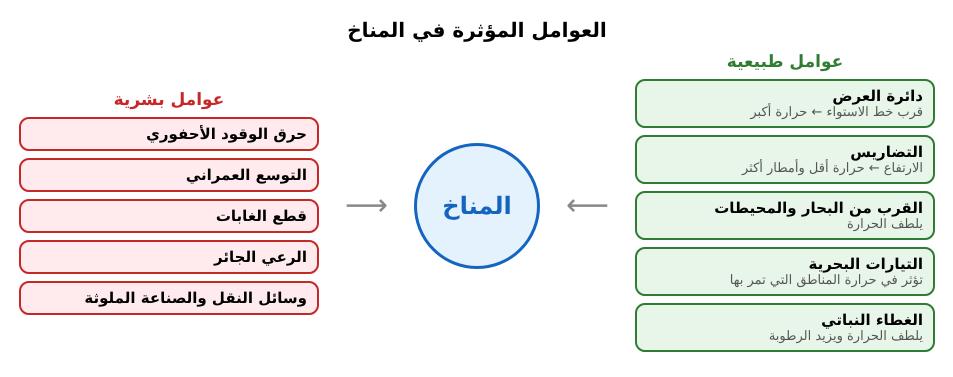
#> input picture app/src/teacher/assets/lessons/draw/HG_1AS_facteurs_climat.png, 1906 x 754 px (shown at 1/2 size); its folder holds only this picture in this run
$ python sheet.py ../../app/src/teacher/assets/lessons/draw/HG_1AS_facteurs_climat.png out.png
#> lines starting #> are read from the running program, lines starting #| are printed output that depends on the picture
import sys,glob,os
from PIL import Image,ImageDraw
files=sorted(glob.glob(os.path.join(os.path.dirname(__file__),'../../app/src/teacher/assets/lessons/draw/'+sys.argv[1])))
W=440;ims=[]
for f in files:
    im=Image.open(f).convert('RGB'); r=W/im.width; im=im.resize((W,int(im.height*r)))
#> further down, im is the input picture: PIL image 1906x754 RGB; mean R, G, B 238.3, 237.7, 235.2
#> after `r = W / im.width`: r = 0.231
#> after `im = im.resize((W, int(im.height * r)))`:
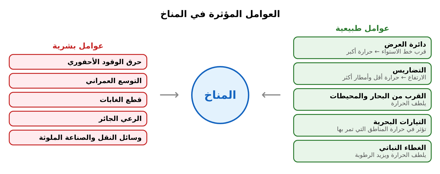
#> im: PIL image 440x174 RGB; mean R, G, B 238.1, 237.5, 234.9
    lab=Image.new('RGB',(W,14),'yellow');ImageDraw.Draw(lab).text((2,1),os.path.basename(f),fill='black'); ims+=[lab,im]
cols=2; colh=[0]*cols; place=[]
for i in range(0,len(ims),2):
    c=colh.index(min(colh)); place.append((c,colh[c],ims[i],ims[i+1])); colh[c]+=ims[i].height+ims[i+1].height+6
#> this loop made 1 pass
#> c on pass 1: 0
#> after the loop, colh = [194, 0]; place = 1 item
S=Image.new('RGB',(W*cols+10,max(colh)),'#888')
#> S: PIL image 890x194 RGB; every value is 136
for c,y,a,b in place: S.paste(a,(c*(W+10),y)); S.paste(b,(c*(W+10),y+a.height))
#> this loop made 1 pass
#> (c, y) on pass 1: (0, 0)
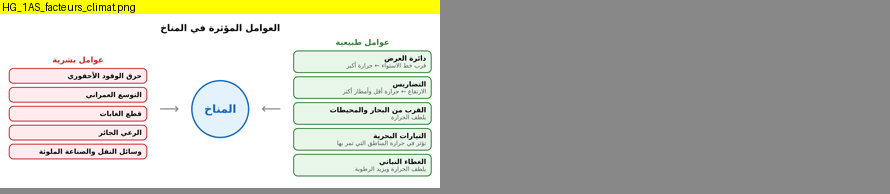
#> S: PIL image 890x194 RGB; mean R, G, B 185.1, 184.8, 175
S.save(sys.argv[2])

$ run again, on app/src/teacher/assets/lessons/draw/MATS_1AS_comparer.png
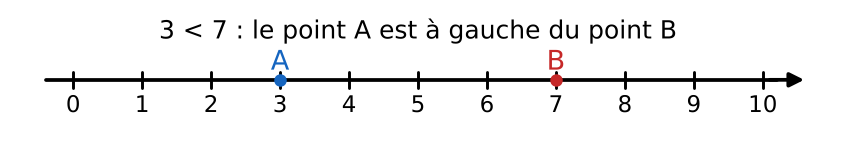
#> input picture app/src/teacher/assets/lessons/draw/MATS_1AS_comparer.png, 849 x 153 px
#> `im = im.resize((W, int(im.height * r)))`:
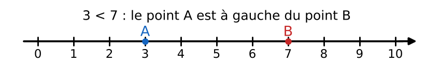
#> im: PIL image 440x79 RGB; mean R, G, B 241.5, 241.4, 241.5
#> the loop `for i in range(0,len(ims),2):` made 1 pass
#> c on pass 1: 0
#> after the loop `for i in range(0,len(ims),2):`: colh = [99, 0]; place = 1 item
#> the loop `for c,y,a,b in place: S.paste(a,(c*(W+10),y)); S.paste(b,(c*(W+10),y+a..` made 1 pass
#> (c, y) on pass 1: (0, 0)
#> after the loop `for c,y,a,b in place: S.paste(a,(c*(W+10),y)); S.paste(b,(c*(W+10),y+a..`:
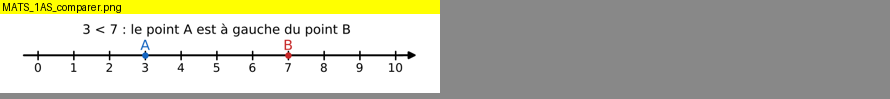
#> S: PIL image 890x99 RGB; mean R, G, B 185.2, 185.1, 168.1

$ run again, on app/src/teacher/assets/lessons/draw/MATS_1AS_cube_cavaliere.png
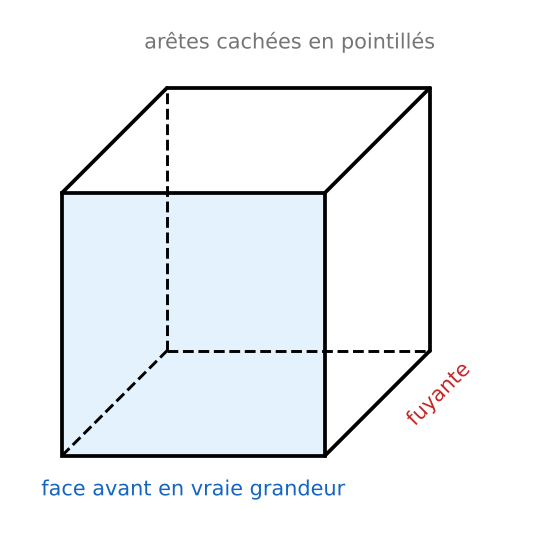
#> input picture app/src/teacher/assets/lessons/draw/MATS_1AS_cube_cavaliere.png, 535 x 544 px
#> `im = im.resize((W, int(im.height * r)))`:
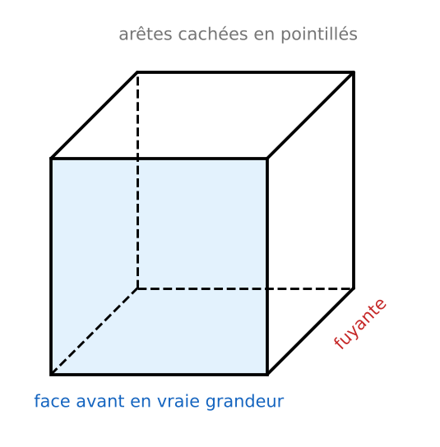
#> im: PIL image 440x447 RGB; mean R, G, B 239.2, 242.7, 245.6
#> the loop `for i in range(0,len(ims),2):` made 1 pass
#> c on pass 1: 0
#> after the loop `for i in range(0,len(ims),2):`: colh = [467, 0]; place = 1 item
#> the loop `for c,y,a,b in place: S.paste(a,(c*(W+10),y)); S.paste(b,(c*(W+10),y+a..` made 1 pass
#> (c, y) on pass 1: (0, 0)
#> after the loop `for c,y,a,b in place: S.paste(a,(c*(W+10),y)); S.paste(b,(c*(W+10),y+a..`:
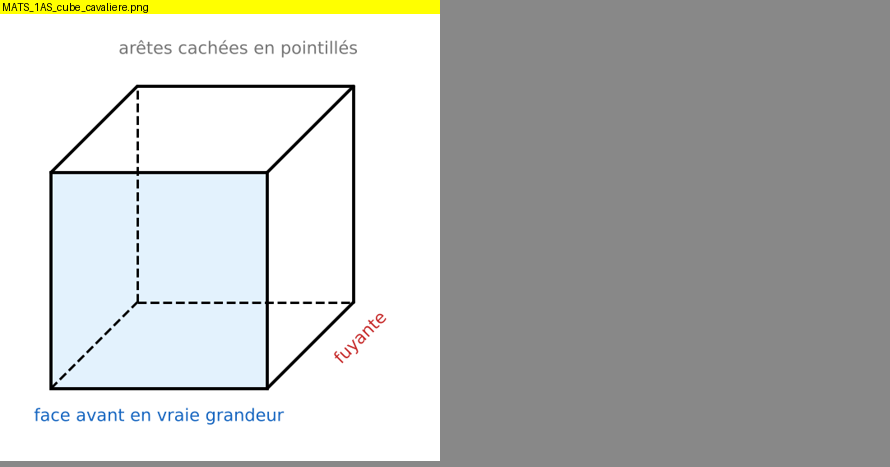
#> S: PIL image 890x467 RGB; mean R, G, B 186.4, 188.1, 185.8

$ run again, on app/src/teacher/assets/lessons/draw/MATS_1AS_demidroite.png
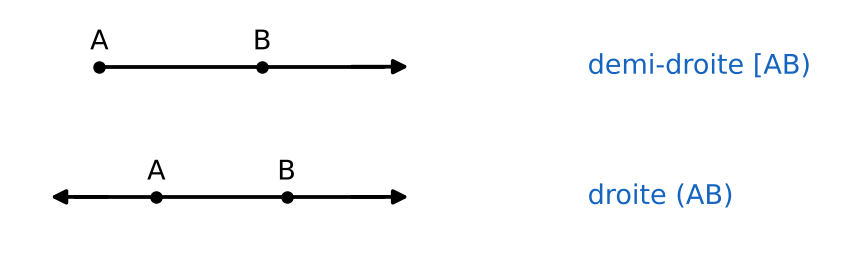
#> input picture app/src/teacher/assets/lessons/draw/MATS_1AS_demidroite.png, 849 x 280 px
#> `im = im.resize((W, int(im.height * r)))`:
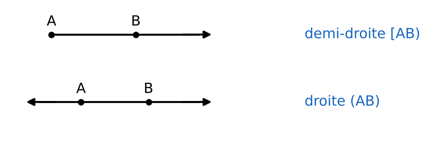
#> im: PIL image 440x145 RGB; mean R, G, B 248.9, 249.6, 250.5
#> the loop `for i in range(0,len(ims),2):` made 1 pass
#> c on pass 1: 0
#> after the loop `for i in range(0,len(ims),2):`: colh = [165, 0]; place = 1 item
#> the loop `for c,y,a,b in place: S.paste(a,(c*(W+10),y)); S.paste(b,(c*(W+10),y+a..` made 1 pass
#> (c, y) on pass 1: (0, 0)
#> after the loop `for c,y,a,b in place: S.paste(a,(c*(W+10),y)); S.paste(b,(c*(W+10),y+a..`:
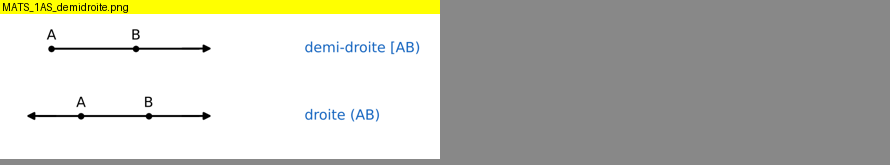
#> S: PIL image 890x165 RGB; mean R, G, B 189.5, 189.9, 180

$ run again, on app/src/teacher/assets/lessons/draw/HG_2AS_islam_mauritanie.png
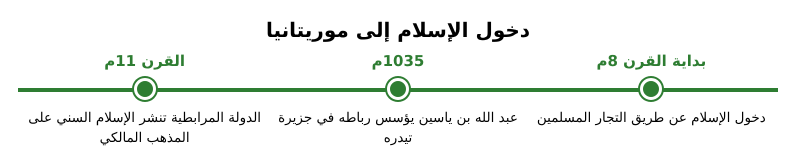
#> input picture app/src/teacher/assets/lessons/draw/HG_2AS_islam_mauritanie.png, 1592 x 334 px (shown at 1/2 size)
#> im is the input picture: PIL image 1592x334 RGB; mean R, G, B 241.5, 244.3, 241.6
#> `im = im.resize((W, int(im.height * r)))`:
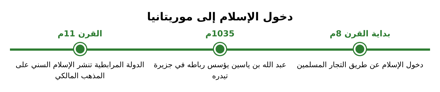
#> im: PIL image 440x92 RGB; mean R, G, B 241.1, 244, 241.2
#> the loop `for i in range(0,len(ims),2):` made 1 pass
#> c on pass 1: 0
#> after the loop `for i in range(0,len(ims),2):`: colh = [112, 0]; place = 1 item
#> the loop `for c,y,a,b in place: S.paste(a,(c*(W+10),y)); S.paste(b,(c*(W+10),y+a..` made 1 pass
#> (c, y) on pass 1: (0, 0)
#> after the loop `for c,y,a,b in place: S.paste(a,(c*(W+10),y)); S.paste(b,(c*(W+10),y+a..`:
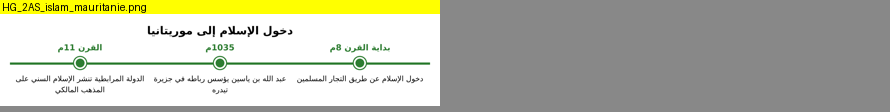
#> S: PIL image 890x112 RGB; mean R, G, B 185.2, 186.4, 170.3
